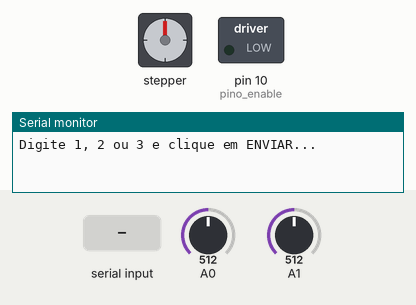
This sketch was run on a simulated Arduino Uno, built with avr-gcc and run on an emulated ATmega328P. Parts: stepper motor, switched loads named in the sketch (green lamp = pin HIGH), the last lines printed to the serial monitor. The inputs (shaded band) are chosen by the test bench; at power-on: A1 = 512, A0 = 512. Stepper angles assume 200 steps per turn.

Above: at 1.2 s.
1.3 s: "1" received over Serial
At 1.45 s:
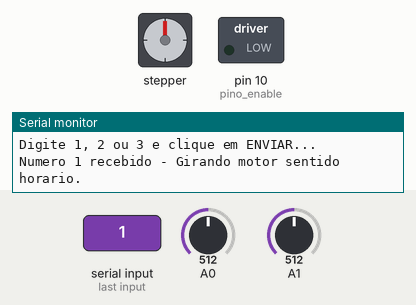
At 2.05 s:
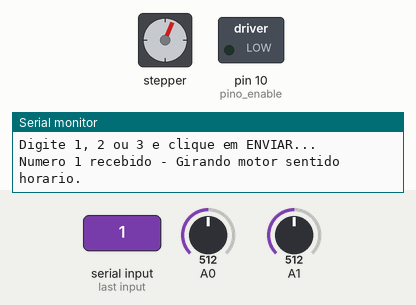
4.3 s: A1 set to 0
7.3 s: A0 set to 122
10.3 s: "3" received over Serial
At 10.9 s:
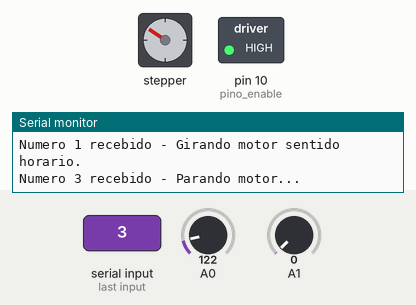
13.3 s: "2" received over Serial
At 13.45 s:
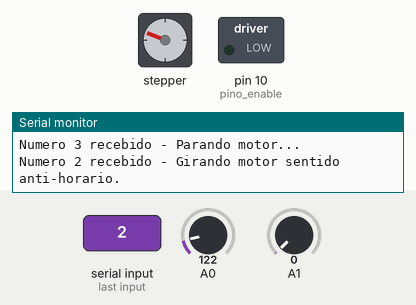
16.3 s: A1 set to 20
Timing chart, 0 to 22.2 s (numbered marks = the images above; inputs shaded):
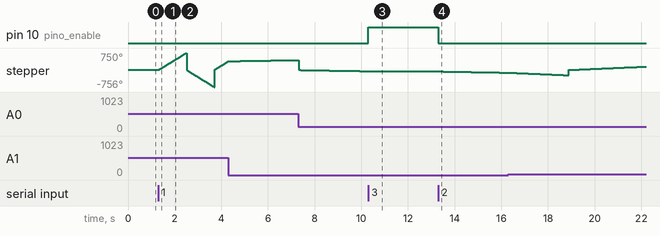

Measured:
- after the input at 1.3 s, stepper: turns 750° clockwise in 1.2 s, then 1506° counter-clockwise in 1.2 s, then 1143° clockwise in 0.59 s
- after the input at 10.3 s, pin 10 (pino_enable): LOW → HIGH at once
- after the input at 13.3 s, pin 10 (pino_enable): HIGH → LOW at once

The sketch:

OpenLung-firmwarev2.ino
```cpp
// Programa : Sistema de controle AMBU
// Autor : Fellipy Kühne
// Última atualização : 24/03/2020
//
//   O programa em questão deve permitir que um usuário consiga controlar um motor de passo, sua velocidade e o avanço,
//   para isso ele utiliza duas entradas variáveis (potenciometros), e converte sua leitura dentro de um range estipulado.
//
//
//   Obs.:Ainda será necessário implementar uma chave fim de curso, que irá limitar a posição minima na máquina. Assim o avanço será calculado a partir do acionamento
//   da chave para cada paciente.
//   Obs.: O programa em questão ainda está em fase de validaçao.
//
//
///////Hardware utilizado:
//
// Fonte 24v 5A
// Arduino Uno
// 2x Potenciometros 1k
// 1x driver de motor de passo (a4988)
// 1x Capacitor eletrolitico 100uf x 63v (filtro de entrada de tensão do driver)
// 1x Chave fim de curso
// 1x motor de passo modelo Nema17 ou Nema23 compatíveis com o driver


#include <AccelStepper.h>


int avancoMax=800;
int avancoMin=40;
int vMin = 10;
int vMax = 800;
int Passos=200;
int Voltas=8;
int escalaAvanco = 10;
int aceleracao_motor = 5;
int sentido_horario = 0;
int sentido_antihorario = 0;
int numero = 0;                                                       //variavel que armazena a entrada do teclado, para os primeiros testes de bancada

// Definicao pino ENABLE
int pino_enable = 10;

// Definicao pinos STEP e DIR
AccelStepper motor(1, 7, 4 );


int velocidade() {
  //Serial.println("Entrou velocidade");
  int pot1 = analogRead(A1);                                          // Le o potenciometro 1 - referente a velocidade
  int velocidade_filtro=0;
  int valorPot1 = map(pot1, 0, 1023, vMin, vMax);                      // Converte o sinal lido pelo potenciometro (0~1023), para o range (vMin~vMax)
  //velocidade_filtro=(0.1*valorPot1)+((1-0.1)*velocidade_filtro);       //filtro de leitura do potenciometro (em teste)
  return valorPot1;
}

int avanco() {
 //Serial.println("Entrou avanco");
  int pot2 = analogRead(A0);                                          // Le o potenciometro 1 - referente a velocidade
  int avanco_filtro=0;
  int valorPot2 = map(pot2, 0, 1023, 40, avancoMax);                  // Converte o sinal lido pelo potenciometro (0~1023), para o range (0~avancoMaximo)

  //avanco_filtro=(0.1*valorPot2)+((1-0.1)*avanco_filtro);            //filtro de leitura do potenciometro (em teste)
  return valorPot2;
}

void setup()
{

  Serial.begin(9600);
  pinMode(pino_enable, OUTPUT);
  // Configuracoes iniciais motor de passo
  motor.setMaxSpeed(1000);
  motor.setAcceleration(aceleracao_motor);
  //motor1.run();
  Serial.println("Digite 1, 2 ou 3 e clique em ENVIAR...");
}

void loop()


{

  int velocidade_motor = 0;
  velocidade_motor = velocidade();
  int avanco_motor = avanco();
  //Serial.println(pos);
  //Serial.println(avanco_motor);
  //Serial.println(customDelayMapped);
            // Aguarda os caracteres no serial monitor
  if (Serial.available() > 0)
  {
    numero = Serial.read();
    {
      if (numero == '1')
      {

        Serial.println("Numero 1 recebido - Girando motor sentido horario.\n");
        digitalWrite(pino_enable, LOW);
        sentido_horario = 1;
        sentido_antihorario = 0;
      }

      if (numero == '2')
      {
        Serial.println("Numero 2 recebido - Girando motor sentido anti-horario.");
        digitalWrite(pino_enable, LOW);
        sentido_horario = 0;
        sentido_antihorario = 1;

      }
      if (numero == '3')
      {
        Serial.println("Numero 3 recebido - Parando motor...");
        sentido_horario = 0;
        sentido_antihorario = 0;
        motor.moveTo(0);
        digitalWrite(pino_enable, HIGH);
      }
    }
  }

  // Move o motor no sentido horario
  if (sentido_horario == 1)
  {
    motor.moveTo(avanco_motor);
    motor.setSpeed(velocidade_motor);
    motor.runSpeed();//add


    if (motor.currentPosition() >= avanco_motor) {
      //delay(500);

      sentido_horario = 0;
      sentido_antihorario = 1;
      motor.setCurrentPosition(0);

    }
  }
  // Move o motor no sentido anti-horario
  if (sentido_antihorario == 1)
  {
    motor.moveTo(-avanco_motor);
    motor.setSpeed(-velocidade_motor);
    motor.runSpeed();//add

    //Serial.println(motor1.currentPosition());
    if (motor.currentPosition() <= -avanco_motor) {
      //delay (500);
      sentido_horario = 1;
      sentido_antihorario = 0;
      motor.setCurrentPosition(0);
    }
  }
  // Comando para acionar o motor no sentido especificado
  // motor1.run();
  motor.runSpeed();//add
  //delay (500);

}
```
